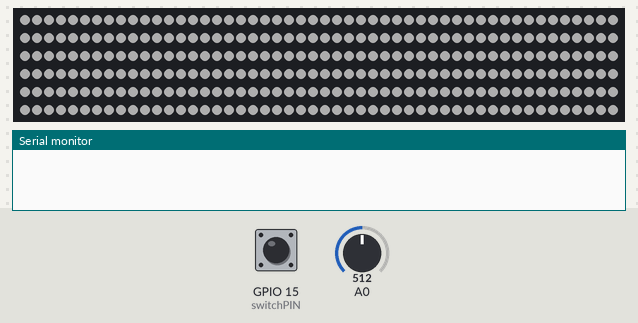
Simulated run of this sketch. Board: ESP8266 (NodeMCU). Parts: 300 RGB LEDs in strip order, left to right, continuing on the next row, the last lines printed to the serial monitor. The inputs (shaded band) are chosen by the test bench; at power-on: GPIO 15 (switchPIN) LOW, A0 = 512. Dim RGB values are drawn brighter than linear; random numbers use the default seed unless the sketch sets one.

Above: at 1.2 s.
1.3 s: GPIO 15 (switchPIN) pulled HIGH for 3.2 s
At 3.7 s:
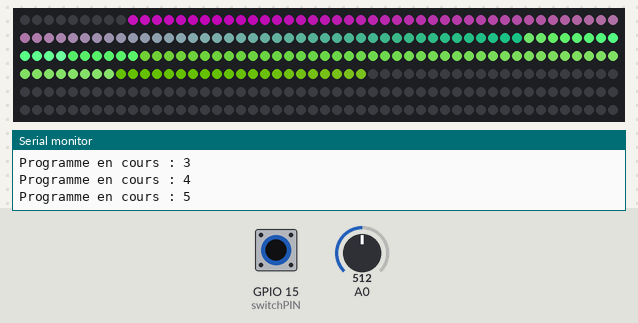
5.1 s: A0 set to 245
At 6.0 s:
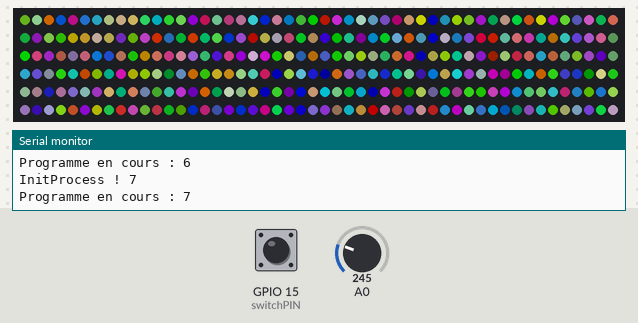
8.1 s: A0 set to 511
At 8.67 s:
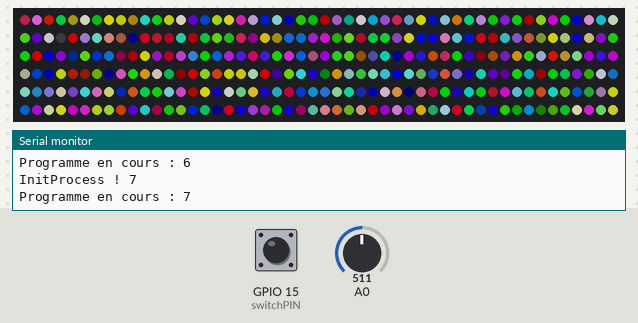
11.1 s: A0 set to 10
At 12.8 s:
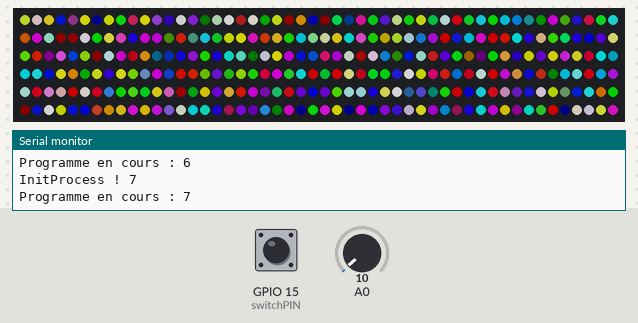
14.1 s: A0 set to 900
At 15.26 s:
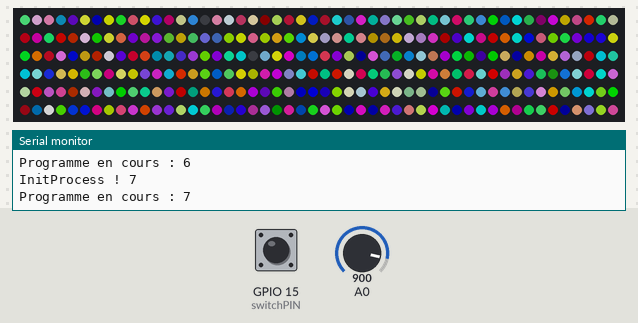
17.1 s: GPIO 15 (switchPIN) pulled HIGH for 3.2 s
At 18.5 s:
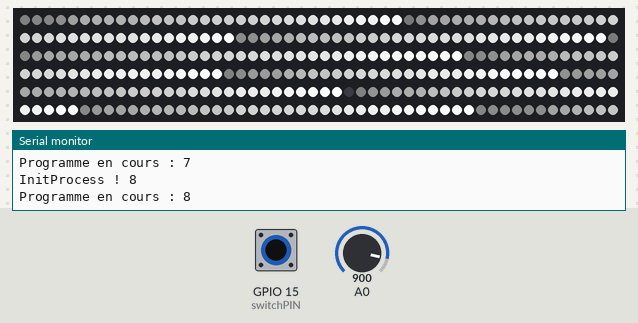

The sketch:

SimpleLedStrip.ino
```cpp
// ESP32 Dev Module
#include <NeoPixelBus.h>

const uint16_t PixelCount = 300; // make sure to set this to the number of pixels in your strip
const uint16_t PixelPin = 12;  // make sure to set this to the correct pin, ignored for Esp8266

NeoPixelBus<NeoGrbFeature, Neo800KbpsMethod> strip(PixelCount, PixelPin);

#include "worms.h"

int progEnCours = 1;
int newProg = 1;

int switchPIN = 15;
int switchStatus;
int switchStatusLast = LOW;


void SetRandomSeed()
{
  uint32_t seed;

  // random works best with a seed that can use 31 bits
  // analogRead on a unconnected pin tends toward less than four bits
  seed = analogRead(0);
  delay(1);

  for (int shifts = 3; shifts < 31; shifts += 3)
  {
    seed ^= analogRead(0) << shifts;
    delay(1);
  }

  // Serial.println(seed);
  randomSeed(seed);
}


void setup()
{
  Serial.begin(115200);
  strip.Begin();
  strip.Show();

  pinMode(switchPIN, INPUT);

  SetRandomSeed();
}


void loop()
{
  switchStatus = digitalRead(switchPIN);
//  Serial.print("switchStatus : ");
//  Serial.println(switchStatus);
  if (switchStatus == HIGH)  // if status of button has changed
    {
      newProg += 1;
      delay(500);
    }


  // Si on a appuyé sur le bouton
  if(progEnCours != newProg){
    switch (newProg) {
        case 1:
          break;
        case 2:
          break;
        case 3:
          break;
        case 4:
          break;
        case 5:
          typeWorm = "color";
          initAllWorms();
          break;
        case 6:
          typeWorm = "white";
          initAllWorms();
          break;
        case 7:
          initBlinkColor();
          Serial.printf("InitProcess ! %i \n", newProg);
          break;
        case 8:
          initBlinkWhite();
          Serial.printf("InitProcess ! %i \n", newProg);
          break;
    }

    progEnCours = newProg;

    if (progEnCours >  8){
      newProg = 1;
      progEnCours = 1;
    }
    Serial.printf("Programme en cours : %i \n", progEnCours);
  }


  switch (progEnCours) {
      case 1:
        fixLight(50);
        break;
      case 2:
        fixLight(100);
        break;
      case 3:
        fixLight(150);
        break;
      case 4:
        fixLight(200);
        break;
      case 5:
        processWorms();
        break;
      case 6:
        processWorms();
        break;
      case 7:
        processBlinkColor();
        //Serial.printf("InitProcess ! %i \n", newProg);
        break;
      case 8:
        processBlinkWhite();
        //Serial.printf("InitProcess ! %i \n", newProg);
        break;
  }

}

void initBlinkColor(){
  strip.ClearTo(RgbColor(0, 0, 0));
  short R, G, B ;
  for (uint16_t index = 0; index < strip.PixelCount(); index++)
  {
      R = random(100);
      G = random(100);
      B = random(100);
      strip.SetPixelColor(index, RgbColor(R, G, B));
  }
  strip.Show();
}

void processBlinkColor(){

  short R, G, B ;
  RgbColor rgb;
  SetRandomSeed();
  for (uint16_t index = 0; index < strip.PixelCount(); index++)
  {
    rgb = strip.GetPixelColor(index);
//    Serial.print(rgb.R);
//    Serial.print("->");
    R = doEvol(rgb.R);
//    Serial.println(R);
    G = doEvol(rgb.G);
    B = doEvol(rgb.B);
//    lumTotale = lumTotale + R + G + B;
    strip.SetPixelColor(index, RgbColor(R, G, B));
  }
  delay(random(100, 1000));
  strip.Show();
//  Serial.printf("lumTotale ! %i \n", lumTotale);

}

int getOneOrMinusOne(){
    int value = random(1, 3); //le sens peut être 1 ou 2
    if (value == 1) {
      value = -1;
    } else {
      value = 1 ;
    }
    return value;
}

int doEvol(int compColor){
  int oneOrMo, facteur, pixelChange;
  int maxEvol = 20;
  oneOrMo = getOneOrMinusOne();
//  Serial.print(oneOrMo);
//  Serial.print("*");
  facteur = random(1,maxEvol);
//  Serial.print(facteur);
//  Serial.print(" = ");
  pixelChange =  oneOrMo * facteur ;
//  Serial.print(pixelChange);
//  Serial.print("->");

  if (compColor + pixelChange < 0){
    compColor = 0;
  }else if (compColor + pixelChange > 125){
    compColor = 125;
  }else{
    compColor = compColor + pixelChange;
  }
  return compColor;
}


void initBlinkWhite(){
  strip.ClearTo(RgbColor(0, 0, 0));
  short R, G, B ;
  for (uint16_t index = 0; index < strip.PixelCount(); index++)
  {
      R = random(30);
//  Serial.print("R ");
//  Serial.print(R);
      G = R;
//  Serial.print(" G ");
//  Serial.print(G);
      B = R;
//  Serial.print(" B ");
//  Serial.println(B);
      strip.SetPixelColor(index, RgbColor(R, G, B));
  }
  strip.Show();
}

void processBlinkWhite(){

  short R, G, B ;
  RgbColor rgb;
  int evol;
  for (uint16_t index = 0; index < strip.PixelCount(); index++)
  {
    rgb = strip.GetPixelColor(index);
    evol = doEvol(rgb.R)/2;
    R = R + evol;
    G = R;
    B = R;
    strip.SetPixelColor(index, RgbColor(R, G, B));
  }
  delay(random(100, 1000));
  strip.Show();
}

void fixLight(int intensite){
  strip.ClearTo(RgbColor(intensite, intensite, intensite));
  strip.Show();
}
```

worms.h
```cpp
const int nbOfWorms = 10;
const int nbPropertiesInWorms = 9;
typedef struct
    {
      int R;
      int G;
      int B;
      int taille;
      int lenteur;
      int sens;
      int positionWorm;
      int cyclEnCours;
      int pauseOuWorm;
    } Worm;

Worm  allWorms[nbOfWorms];

unsigned short bigImage[PixelCount][nbOfWorms][3]; // Un tableau contenant l'état RGB des Wormations max en RGB

String typeWorm = "color";


void emptyStrip(){
   strip.ClearTo(RgbColor(0, 0, 0));

  for (uint16_t pixel = 0; pixel< strip.PixelCount(); pixel++)
  {
    for (uint16_t worm = 0; worm < nbOfWorms; worm++)
    {
      for (uint16_t rgb = 0; rgb < 3; rgb++)
      {
        bigImage[pixel][worm][rgb] = 0;
      }
    }
  }

    for (short numWorm = 0 ; numWorm <  nbOfWorms ; numWorm++){
      allWorms[numWorm].R = 0;
      allWorms[numWorm].G = 0;
      allWorms[numWorm].B = 0;
      allWorms[numWorm].taille = 0;
      allWorms[numWorm].lenteur = 0;
      allWorms[numWorm].sens = 0;
      allWorms[numWorm].positionWorm = 0;
      allWorms[numWorm].cyclEnCours = 0;
      allWorms[numWorm].pauseOuWorm = 0;
    }

}


// crée une Worm ou crée une pause
void initWorm(short numWorm) {

  int pauseOuWorm = random(0, 2);
  if (pauseOuWorm == 0) { //c'est une pause
    allWorms[numWorm].R = random(300, 1001); // durée de la pause en cycles
    allWorms[numWorm].G = 0;
    allWorms[numWorm].B = 0;
    allWorms[numWorm].taille = 0;
    allWorms[numWorm].lenteur = 0;
    allWorms[numWorm].sens = 0;
    allWorms[numWorm].positionWorm = 0;
    allWorms[numWorm].cyclEnCours = 0;
    allWorms[numWorm].pauseOuWorm = 0;// c'est une pause - 1 c'est un worm

//    Serial.print("Nouvelle Worm  N° : ");
//    Serial.print(numWorm);
//    Serial.print(" - Pause  : ");
//    Serial.println(allWorms[numWorm][0]);
  } else {
    short R, G, B ;
    if(typeWorm == "color"){
         R = random(100);
         G = random(100);
         B = random(100);

    }else{
         R = random(100);
         G = R;
         B = R;
    }

    short taille = random(5,150); //la taille d'un vers peut aller jusque 150 pixel
    short lenteur = random(1, 20); //la lenteur d'un vers peut aller jusque 20 cycles
    int sens = random(1, 3); //le sens peut être 1 ou 2
    if (sens == 1) {
      sens = -1;
    } else {
      sens = 1 ;
    }
    int positionWorm = 0;

    if (sens == 1) {
      positionWorm = 0;
    } else
    {
      positionWorm = strip.PixelCount() - 1;
    }
    allWorms[numWorm].R = R;
    allWorms[numWorm].G = G;
    allWorms[numWorm].B = B;
    allWorms[numWorm].taille = taille;
    allWorms[numWorm].lenteur = lenteur;
    allWorms[numWorm].sens = sens;
    allWorms[numWorm].positionWorm = positionWorm;
    allWorms[numWorm].cyclEnCours = 0;
    allWorms[numWorm].pauseOuWorm = pauseOuWorm; // 1 : c'est une Worm (un Worm) - 0 c'est une pause
  }

}

void initAllWorms() {
  emptyStrip();
  for (short numWorm = 0 ; numWorm <  nbOfWorms ; numWorm++)
  {
    initWorm(numWorm);
  }

//  au début les Worms démarrent n'importe où
  for (short numWorm = 0 ; numWorm <  nbOfWorms ; numWorm++)
  {
    // On place les worms un peu n'importe où dans le strip
    allWorms[numWorm].positionWorm = random(0,300);
  }
}

//remplit le tableau bigImage[numWorm] sur un cycle
void calcWorm(short numWorm) {
//  Serial.print(" - CalcWorm   : ");
//  Serial.println(numWorm);

// Si c'est une pause on l'incrémente
  if (allWorms[numWorm].pauseOuWorm == 0) {
    allWorms[numWorm].cyclEnCours ++;
    // si on a fait toute la durée de la pause on recrée un worm
    if (allWorms[numWorm].cyclEnCours>= allWorms[numWorm].R ) {
//      Serial.print(" - Fin de la pause  : ");
//      Serial.println(numWorm);
      initWorm(numWorm);
    }
    return;
  }
  // C'est un Worm et pas une pause
  short R = allWorms[numWorm].R;
  short G = allWorms[numWorm].G;
  short B = allWorms[numWorm].B;
  short taille = allWorms[numWorm].taille;
  short lenteur = allWorms[numWorm].lenteur;
  short sens = allWorms[numWorm].sens;
  short positionWorm = allWorms[numWorm].positionWorm;
//  int darkenValue = 255 / taille;
  int darkenValue = ((max(max(R,G),B))/ taille) + 1;
  short cycleEnCours = allWorms[numWorm].cyclEnCours;

  // on incrémente le cycle
  allWorms[numWorm].cyclEnCours++;

  //Serial.print(" - positionWorm  : ");
  //Serial.println(positionWorm);

  // si c'est un temps mort
  if (cycleEnCours % lenteur != 0) {
//    Serial.println(" Attente ");
    return;
  }

  if (sens == 1) {
    // Le worm est terminé
    if (positionWorm >= strip.PixelCount() + taille ) {
//      Serial.print(" - Fin du Worm  : ");
//      Serial.println(numWorm);
      initWorm(numWorm);
      return;
    }

//    Serial.print(" - positionWorm  : ");
//    Serial.println(positionWorm);
    for (short index = 0; index < strip.PixelCount() + taille; index++)// TODO regarder si le -1 est indispensable
    {
      if (index == positionWorm)
      {// Premier Pixel
        if(index < strip.PixelCount()){

          bigImage[index][numWorm][0] = R;
          bigImage[index][numWorm][1] = G;
          bigImage[index][numWorm][2] = B;
        }
        // Pixels de queue
        for (uint16_t pixelQueue = 1; pixelQueue <= taille; pixelQueue++)
        {
          int positionPixel = index - pixelQueue;
          int assombrissement = pixelQueue * darkenValue;
          if (positionPixel >= 0 && positionPixel < strip.PixelCount()) {
            //rouge
            if (R > assombrissement )
            {
              bigImage[positionPixel][numWorm][0] = R  - assombrissement ;
            } else {
              bigImage[positionPixel][numWorm][0] = 0 ;
            }
            //vert
            if (G > assombrissement )
            {
              bigImage[positionPixel][numWorm][1] = G  - assombrissement ;
            } else {
              bigImage[positionPixel][numWorm][1] = 0 ;
            }
            // bleu
            if (B > assombrissement )
            {
              bigImage[positionPixel][numWorm][2] = B  - assombrissement ;
            } else {
              bigImage[positionPixel][numWorm][2] = 0 ;
            }

//               Serial.print(" Pixel  : ");
//               Serial.print(positionPixel);
//               Serial.print(" - R  : ");
//               Serial.print(bigImage[positionPixel][numWorm][0]);
//               Serial.print(" - G  : ");
//               Serial.print(bigImage[positionPixel][numWorm][1]);
//               Serial.print(" - B  : ");
//               Serial.println(bigImage[positionPixel][numWorm][2]);
          }
        }
//         Serial.print(" Pixel  : ");
//         Serial.println(index);
      }
      else { // Tous les autres pixels
        if(index >= 0 && index < strip.PixelCount()){
          bigImage[index][numWorm][0] = 0;
          bigImage[index][numWorm][1] = 0;
          bigImage[index][numWorm][2] = 0;
        }
      }
    }
    positionWorm++;
    allWorms[numWorm].positionWorm = positionWorm;
  }
  else
  { // Le sens = -1

    // Le worm est terminé
    if (positionWorm < -taille ) {
//      Serial.print(" - Fin du Worm sens - 1 : ");
//      Serial.println(numWorm);
      initWorm( numWorm);
      return;
    }


//    Serial.print(" - positionWorm  : ");
//    Serial.println(positionWorm);

    for (short index = strip.PixelCount() - 1 ; index >= -taille ; index--)
    {
      if (index == positionWorm)
      {
        // premier Pixel
        if(index >= 0){

          bigImage[index][numWorm][0] = R;
          bigImage[index][numWorm][1] = G;
          bigImage[index][numWorm][2] = B;
        }
        for (uint16_t pixelQueue = 1; pixelQueue <= taille; pixelQueue++)
        {
          // Pixels de la queue
          int positionPixel = index + pixelQueue;
          int assombrissement = pixelQueue * darkenValue;

          if (positionPixel >= 0 && positionPixel < strip.PixelCount()) {
            //rouge
            if (R > assombrissement )
            {
              bigImage[positionPixel][numWorm][0] = R  - assombrissement ;
            } else {
              bigImage[positionPixel][numWorm][0] = 0 ;
            }
            //vert
            if (G > assombrissement )
            {
              bigImage[positionPixel][numWorm][1] = G  - assombrissement ;
            } else {
              bigImage[positionPixel][numWorm][1] = 0 ;
            }
            // bleu
            if (B > assombrissement )
            {
              bigImage[positionPixel][numWorm][2] = B  - assombrissement ;
            } else {
              bigImage[positionPixel][numWorm][2] = 0 ;
            }

//             Serial.print(" Pixel - : ");
//             Serial.print(positionPixel);
//             Serial.print(" - R  : ");
//             Serial.print(bigImage[positionPixel][numWorm][0]);
//             Serial.print(" - G  : ");
//             Serial.print(bigImage[positionPixel][numWorm][1]);
//             Serial.print(" - B  : ");
//             Serial.println(bigImage[positionPixel][numWorm][2]);
          }
        }
//         Serial.print(" Pixel  : ");
//         Serial.println(index);
      }
      else {
        // Tous les autres Pixels
        if(index >= 0 && index < strip.PixelCount()){
          bigImage[index][numWorm][0] = 0;
          bigImage[index][numWorm][1] = 0;
          bigImage[index][numWorm][2] = 0;
        }
      }
    }
    positionWorm--;
    allWorms[numWorm].positionWorm = positionWorm;

  }
  //    Serial.print(" - Position  : ");
  //    Serial.println(allWorms[numWorm][6]);
}

void afficheWorm(short numWorm) {
  for (uint16_t index = 0; index < strip.PixelCount(); index++)
  {
    strip.SetPixelColor(index, RgbColor(bigImage[index][numWorm][0], bigImage[index][numWorm][1], bigImage[index][numWorm][2]));
  }
  strip.Show();
}


void afficheAllWorms() {
//  int sizeAllWorm = sizeof(allWorms) / sizeof(allWorms[0]) ;
//  Serial.print("Affiche All Worms - Taille du tableau de Worms : ");
//  Serial.println(sizeAllWorm);
  int RpixelEncours = 0;
  int GpixelEncours = 0;
  int BpixelEncours = 0;
  for (uint16_t index = 0; index < strip.PixelCount(); index++)
  {
    RpixelEncours = 0;
    GpixelEncours = 0;
    BpixelEncours = 0;

    for (short numWorm = 0 ; numWorm <  nbOfWorms ; numWorm++)
    {
      RpixelEncours += bigImage[index][numWorm][0];
      if (RpixelEncours > 255 ) {
        RpixelEncours = 255;
      }
      GpixelEncours += bigImage[index][numWorm][1];
      if (GpixelEncours > 255 ) {
        GpixelEncours = 255;
      }
      BpixelEncours += bigImage[index][numWorm][2];
      if (BpixelEncours > 255 ) {
        BpixelEncours = 255;
      }
    }
//    Serial.print("RpixelEncours : ");
//    Serial.println(RpixelEncours);
//    Serial.print("GpixelEncours : ");
//    Serial.println(GpixelEncours);
//    Serial.print("BpixelEncours : ");
//    Serial.println(BpixelEncours);
    strip.SetPixelColor(index, RgbColor(RpixelEncours, GpixelEncours, BpixelEncours));
  }
  strip.Show();
//  delay(100);
}

void processWorms(){
  //La taille de la première dimension d'un tableau multidemensionnel
//  int sizeAllWorm = sizeof(allWorms) / sizeof(allWorms[0]) ;
  for (short numWorm = 0 ; numWorm <  nbOfWorms ; numWorm++)
  {
    calcWorm(numWorm);
  }
  afficheAllWorms();
//    calcWorm(0);
//    afficheWorm(0);

}
```

Measured:
- after the input at 1.3 s, the LEDs: first change after 0.51 s (image 1 shows a later state)
- what the display in image 1 shows lasts 0.5 s, from 3.3 s to 3.8 s
